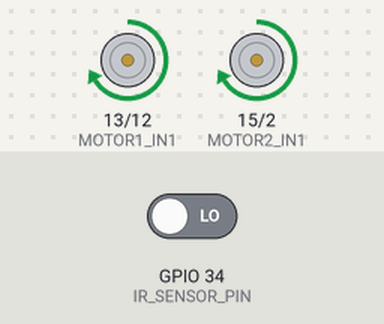
A sketch run on a simulated ESP32. On the bench: motor-driver pin pairs drawn as motors (green arrow = first pin HIGH = forward, orange = second pin HIGH = backward, longer = more drive, scaled by the enable pin). The inputs (shaded band) are chosen by the test bench; at power-on: GPIO 34 (IR_SENSOR_PIN) LOW. WiFi joins after 1.5 s; servers stay silent unless stated; what the sketch prints to the serial monitor is not drawn.

Above: at 3.2 s.
3.3 s: GPIO 34 (IR_SENSOR_PIN) driven HIGH
At 4.1 s:
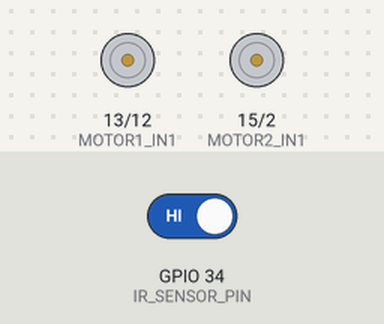
Timing chart, 0 to 9.9 s (numbered marks = the images above; inputs shaded):
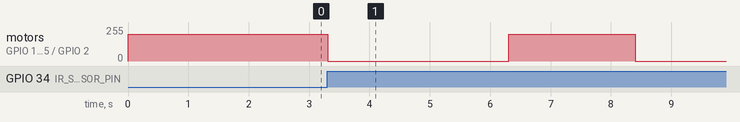

The sketch:

grid.ino
```cpp
#include <WiFi.h>
#include <WiFiUdp.h>

// Define motor and IR sensor pins
#define MOTOR1_IN1 13   // Motor 1 IN1
#define MOTOR1_IN2 12   // Motor 1 IN2
#define MOTOR1_ENA 14   // Motor 1 Enable Pin for PWM (Speed Control)

#define MOTOR2_IN1 15   // Motor 2 IN1
#define MOTOR2_IN2 2   // Motor 2 IN2
#define MOTOR2_ENA 4  // Motor 2 Enable Pin for PWM (Speed Control)

#define IR_SENSOR_PIN 34

// Wi-Fi credentials
const char* ssid = "om";
const char* password = "12344321";

// UDP settings
WiFiUDP udp;
const char* udpAddress = "192.168.26.73";  // Target IP for UDP packet
const int udpPort = 8888;                 // Target port for UDP packet

bool ir_detected = false;
int motor_speed = 200;  // Initial motor speed (max 255 for full speed)

void setup() {
  // Initialize serial for debugging
  Serial.begin(115200);

  // Initialize motor control pins
  pinMode(MOTOR1_IN1, OUTPUT);
  pinMode(MOTOR1_IN2, OUTPUT);
  pinMode(MOTOR1_ENA, OUTPUT);  // PWM pin for motor 1 speed control

  pinMode(MOTOR2_IN1, OUTPUT);
  pinMode(MOTOR2_IN2, OUTPUT);
  pinMode(MOTOR2_ENA, OUTPUT);  // PWM pin for motor 2 speed control

  pinMode(IR_SENSOR_PIN, INPUT);

  // Set the motors to run in forward direction with full speed initially
  digitalWrite(MOTOR1_IN1, HIGH);
  digitalWrite(MOTOR1_IN2, LOW);
  analogWrite(MOTOR1_ENA, motor_speed);  // Set motor 1 speed using PWM

  digitalWrite(MOTOR2_IN1, HIGH);
  digitalWrite(MOTOR2_IN2, LOW);
  analogWrite(MOTOR2_ENA, motor_speed);  // Set motor 2 speed using PWM

  // Connect to Wi-Fi
  connectToWiFi();

  // Print UDP target info
  Serial.printf("UDP target IP: %s, port: %d\n", udpAddress, udpPort);
}

void loop() {
  // Read IR sensor state (object detected if LOW)
  ir_detected = digitalRead(IR_SENSOR_PIN) == HIGH;

  if (ir_detected) {
    // Stop both motors
    digitalWrite(MOTOR1_IN1, LOW);
    digitalWrite(MOTOR1_IN2, LOW);
    analogWrite(MOTOR1_ENA, 0);  // Set motor 1 speed to 0 (stop)

    digitalWrite(MOTOR2_IN1, LOW);
    digitalWrite(MOTOR2_IN2, LOW);
    analogWrite(MOTOR2_ENA, 0);  // Set motor 2 speed to 0 (stop)

    // Send UDP message: IR object detected
    sendUdpMessage("IR object detected");

    // Wait for 3 seconds
    delay(3000);

    // Restart both motors with full speed after the delay
    digitalWrite(MOTOR1_IN1, HIGH);
    digitalWrite(MOTOR1_IN2, LOW);
    analogWrite(MOTOR1_ENA, motor_speed);  // Set motor 1 speed using PWM

    digitalWrite(MOTOR2_IN1, HIGH);
    digitalWrite(MOTOR2_IN2, LOW);
    analogWrite(MOTOR2_ENA, motor_speed);  // Set motor 2 speed using PWM
    delay(2000);
  }// else {
    // Send UDP message: No object detected
    //sendUdpMessage("No object detected");
  //}

  // Small delay to avoid flooding
  delay(100);
}

void connectToWiFi() {
  // Connect to Wi-Fi
  WiFi.begin(ssid, password);
  while (WiFi.status() != WL_CONNECTED) {
    delay(1000);
    Serial.println("Connecting to Wi-Fi...");
  }
  Serial.println("Connected to Wi-Fi");
}

void sendUdpMessage(const char* message) {
  // Send a UDP message
  udp.beginPacket(udpAddress, udpPort);
  udp.print(message);
  udp.endPacket();
}
```

Measured:
- after the input at 3.3 s, motor on GPIO 13 (MOTOR1_IN1) / GPIO 12 (MOTOR1_IN2), motor on GPIO 15 (MOTOR2_IN1) / GPIO 2 (MOTOR2_IN2): forward 200/255 → stopped at once, → forward 200/255 3.0 s later, → stopped 2.1 s later
